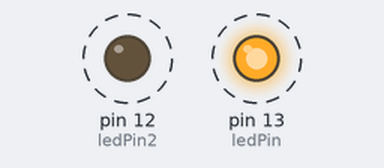
A sketch run on a simulated Arduino Uno, built with avr-gcc and run on an emulated ATmega328P. Shown: output pins drawn as LEDs (lit = HIGH). Dashed ring = blinking.

Above: at 0.15 s.
Timing chart, 0 to 3.0 s (numbered marks = the images above):
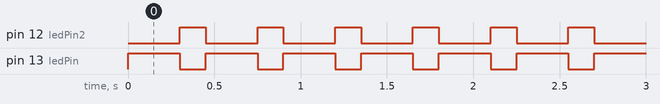

Measured:
- by itself, pin 12 (ledPin2): alternates HIGH for 0.15 s and LOW for 0.30 s
- by itself, pin 13 (ledPin): alternates HIGH for 0.30 s and LOW for 0.15 s

The sketch:

testeLED.ino
```cpp
int ledPin = 13;
int ledPin2 = 12;
void setup() {
  pinMode(ledPin, OUTPUT);
  pinMode(ledPin2, OUTPUT);
}

void loop() {
  digitalWrite(ledPin, HIGH);
  delay(300);
  digitalWrite(ledPin, LOW);
  digitalWrite(ledPin2, HIGH);
  delay(150);
  digitalWrite(ledPin2, LOW);
}
```
